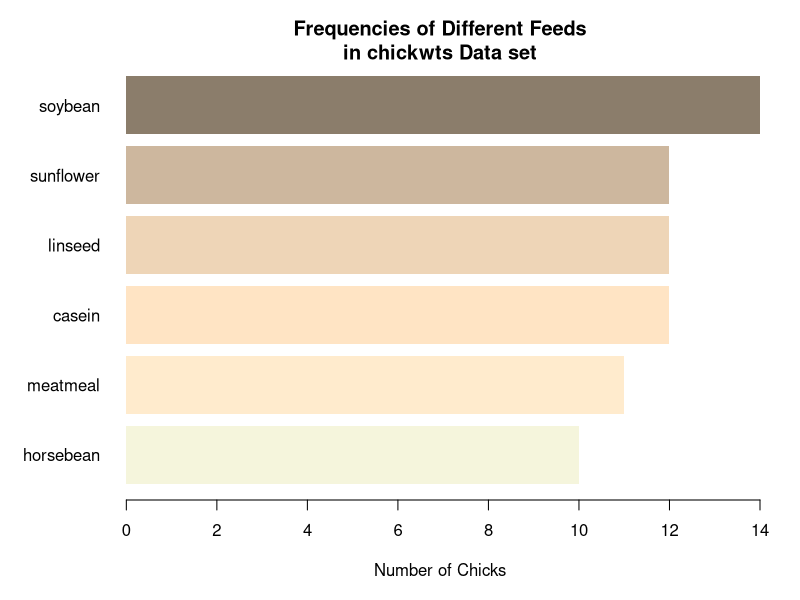

Recreate this plot in R.
#!/usr/bin/env Rscript
# LOAD DATA
# Loads data sets package
require("datasets")
# CREATE TABLE
# Create a table of feed, place in “feeds”
feeds <- table(chickwts$feed)
# See contents of object “feeds”
print(feeds)
# CHOOSE GRAPHICS DEVICE
# TO SAVE AS PNG
# EITHER this device for a PNG file (raster graphics)
png(
  filename = "plots.png", # Give the full path and name.
  width = 900, # Width of image in pixels.
  height = 600
) # Height of image in pixels.

# CREATE GRAPHIC
# Then run the command(s) for the graphic.
oldpar <- par(no.readonly = TRUE) # Stores current graphical parameters.
par(oma = c(1, 1, 1, 1)) # Sets outside margins: bottom, left, top, right.
par(mar = c(4, 5, 2, 1)) # Sets plot margins.
barplot(feeds[order(feeds)], # Order the bars by descending values.
  horiz = TRUE, # Make the bars horizontal.
  las = 1, # las gives orientation of axis labels.
  col = c(
    "beige", "blanchedalmond", "bisque1", "bisque2",
    "bisque3", "bisque4"
  ), # Vector of colors for bars
  border = NA, # No borders on bars.
  # Add main title and label for x-axis.
  main = "Frequencies of Different Feeds\nin chickwts Data set",
  xlab = "Number of Chicks"
)
# CLEAN UP
# Turns off graphics device.
invisible(dev.off())
# Restores previous graphics parameters (ignore errors).
par(oldpar)
# Removes all objects from workspace.
rm(list = ls())
